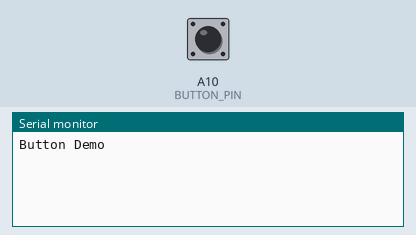
Recording of a sketch running on a simulated Arduino Mega 2560, built with avr-gcc and run on an emulated ATmega2560. Parts: the last lines printed to the serial monitor. Inputs (shaded band) come from the test bench; at power-on: A10 (BUTTON_PIN) HIGH.

Above: at 1.2 s.
1.3 s: A10 (BUTTON_PIN) pulled LOW for 0.15 s
At 2.9 s:
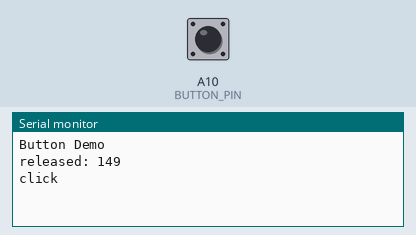
3.2 s: A10 (BUTTON_PIN) pulled LOW for 1 s
At 5.7 s:
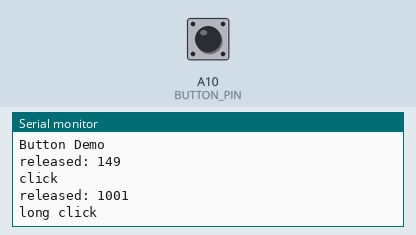
6.0 s: A10 (BUTTON_PIN) pulled LOW for 0.15 s
At 6.41 s:
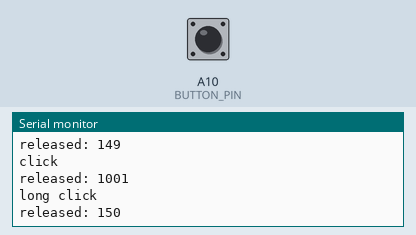
7.6 s: A10 (BUTTON_PIN) pulsed LOW 2 times (0.12 s each, 0.3 s apart)
At 9.5 s:
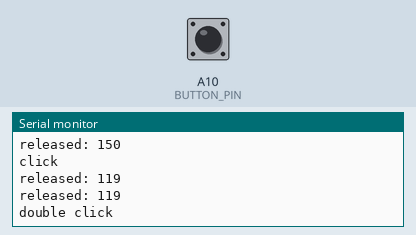
9.8 s: A10 (BUTTON_PIN) pulsed LOW 5 times (0.12 s each, 0.3 s apart)
At 11.9 s:
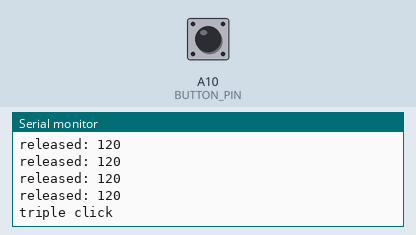
Timing chart, 0 to 13.4 s (numbered marks = the images above; inputs shaded):
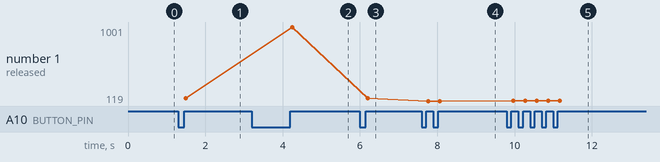

Measured:
- after the input at 1.3 s, the serial monitor: prints a new line after 0.20 s (image 1)
- after the input at 3.2 s, the serial monitor: prints a new line after 1.0 s (image 2)
- after the input at 6.0 s, the serial monitor: prints a new line after 0.20 s (image 3)
- after the input at 7.6 s, the serial monitor: prints a new line after 0.17 s (image 4)
- after the input at 9.8 s, the serial monitor: prints a new line after 0.17 s (image 5)
- plotted number 1: 149 → 1001 after the input at 3.2 s, 1001 → 150 after the input at 6.0 s, 150 → 119 after the input at 7.6 s, 119 → 120 after the input at 9.8 s

The sketch:

button2single.ino
```cpp
/////////////////////////////////////////////////////////////////

#include "Button2.h";

/////////////////////////////////////////////////////////////////

#define BUTTON_PIN  A10

/////////////////////////////////////////////////////////////////

Button2 button = Button2(BUTTON_PIN);

/////////////////////////////////////////////////////////////////

void setup() {
  Serial.begin(9600);
  delay(50);
  Serial.println("\n\nButton Demo");

  // button.setChangedHandler(changed);
  // button.setPressedHandler(pressed);
  button.setReleasedHandler(released);

  // button.setTapHandler(tap);
  button.setClickHandler(click);
  button.setLongClickHandler(longClick);
  button.setDoubleClickHandler(doubleClick);
  button.setTripleClickHandler(tripleClick);
}

/////////////////////////////////////////////////////////////////

void loop() {
  button.loop();
}

/////////////////////////////////////////////////////////////////

void pressed(Button2& btn) {
    Serial.println("pressed");
}
void released(Button2& btn) {
    Serial.print("released: ");
    Serial.println(btn.wasPressedFor());
}
void changed(Button2& btn) {
    Serial.println("changed");
}
void click(Button2& btn) {
    Serial.println("click\n");
}
void longClick(Button2& btn) {
    Serial.println("long click\n");
}
void doubleClick(Button2& btn) {
    Serial.println("double click\n");
}
void tripleClick(Button2& btn) {
    Serial.println("triple click\n");
}
void tap(Button2& btn) {
    Serial.println("tap");
}
/////////////////////////////////////////////////////////////////
```
